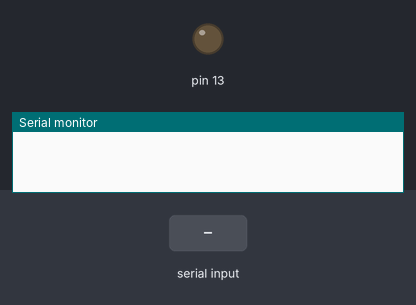
This sketch was run on a simulated Arduino Uno, built with avr-gcc and run on an emulated ATmega328P. On the bench: output pins drawn as LEDs (lit = HIGH), the last lines printed to the serial monitor. The inputs (shaded band) are chosen by the test bench.

Above: at 1.2 s.
1.3 s: "0" received over Serial
At 2.2 s:
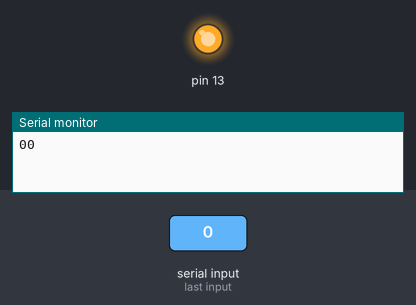
2.8 s: "1" received over Serial
At 3.4 s:
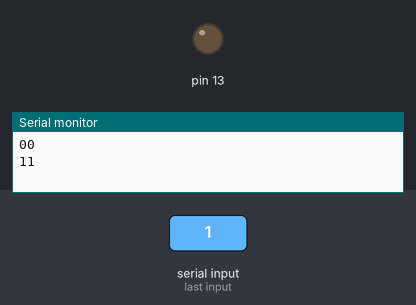
Timing chart, 0 to 5.8 s (numbered marks = the images above; inputs shaded):
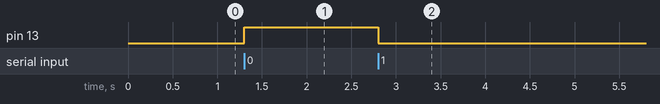

Measured:
- after the input at 1.3 s, pin 13: LOW → HIGH at once
- after the input at 2.8 s, pin 13: HIGH → LOW at once

The sketch:

master.ino
```cpp
                                          /* == MASTER CODE ==   */  /* == BLUETOOTH INSIDE THE BIKE == */

int state = 0; // Receives information of status of helmet lock from slave bluetooth

void setup() {
     pinMode(13, OUTPUT);
     Serial.begin(38400); // Default communication rate of the Bluetooth module
}
void loop() {
 if(Serial.available() > 0){ // Checks whether data is comming from the serial port
    state = Serial.read(); // Reads the data from the serial port
    Serial.write(state);
 }

 if (state == '1') {  // State = 1 indicates helmet lock is locked

    digitalWrite(13, LOW);// sends output to nodeMCU to write low to indicate that NO ALERT should be sent

    Serial.println("1");
    state = 0;

 }
 else if (state == '0') { // State = 1 indicates helmet lock is locked

     digitalWrite(13, HIGH);// sends output to nodeMCU to write low to indicate that  ALERT should be sent

     Serial.println("0");
     state = 0;

 }

}
```
